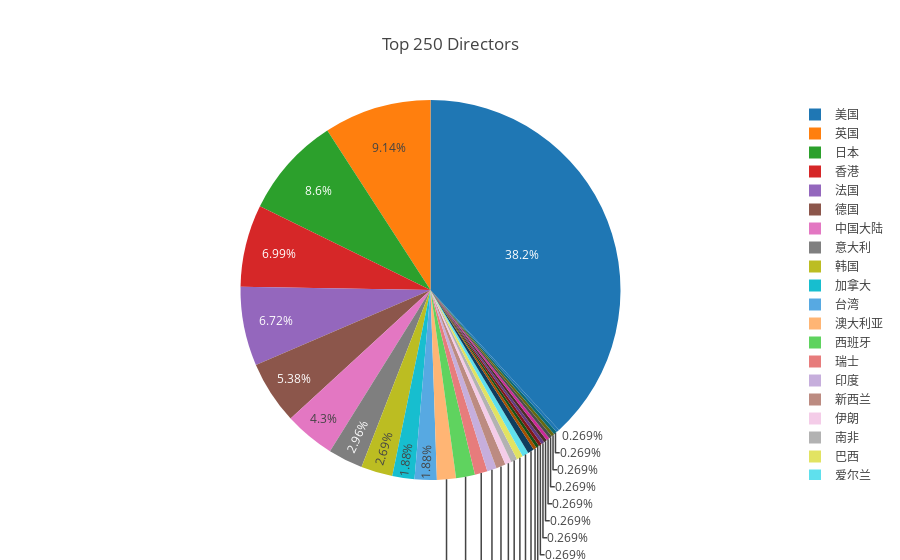

Notebook code cell kept with this figure:
### Code cell
from plotly.graph_objs import Pie

iplot({
    "data": [Pie(
        labels=s_area_counter.index,
        values=s_area_counter.values,
    )],
    "layout": Layout(title="Top 250 Directors")
})

### Figure 1 — Plotly figure (JSON) as saved in the notebook; plotly's stock layout.template omitted (floating-point values rounded to 4 significant figures)
{"data": [{"labels": ["中国大陆", "丹麦", "伊朗", "冰岛", "加拿大", "南非", "博茨瓦纳", "印度", "台湾", "奥地利", "巴西", "德国", "意大利", "捷克", "新西兰", "日本", "法国", "波兰", "泰国", "澳大利亚", "爱尔兰", "瑞典", "瑞士", "美国", "英国", "西德", "西班牙", "阿根廷", "阿联酋", "韩国", "香港"], "type": "pie", "values": [16, 1, 2, 1, 7, 2, 1, 3, 7, 1, 2, 20, 11, 1, 3, 32, 25, 1, 1, 6, 2, 2, 4, 142, 34, 1, 6, 1, 1, 10, 26]}], "layout": {"title": "Top 250 Directors"}}
